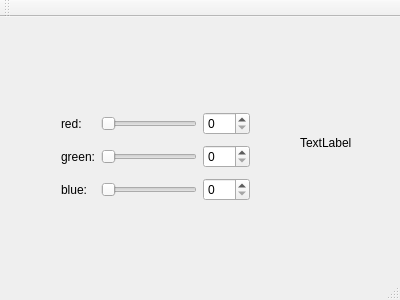
<?xml version="1.0" encoding="UTF-8"?>
<ui version="4.0">
 <class>MainWindow</class>
 <widget class="QMainWindow" name="MainWindow">
  <property name="geometry">
   <rect>
    <x>0</x>
    <y>0</y>
    <width>400</width>
    <height>300</height>
   </rect>
  </property>
  <property name="windowTitle">
   <string>MainWindow</string>
  </property>
  <widget class="QWidget" name="centralWidget">
   <widget class="QWidget" name="gridLayoutWidget">
    <property name="geometry">
     <rect>
      <x>50</x>
      <y>80</y>
      <width>211</width>
      <height>122</height>
     </rect>
    </property>
    <layout class="QGridLayout" name="gridLayout">
     <item row="2" column="1">
      <widget class="QSlider" name="horizontalSliderGreen">
       <property name="orientation">
        <enum>Qt::Horizontal</enum>
       </property>
      </widget>
     </item>
     <item row="1" column="2">
      <widget class="QSpinBox" name="spinBoxRed">
       <property name="maximum">
        <number>255</number>
       </property>
      </widget>
     </item>
     <item row="2" column="0">
      <widget class="QLabel" name="labelGreen">
       <property name="text">
        <string>green:</string>
       </property>
      </widget>
     </item>
     <item row="3" column="0">
      <widget class="QLabel" name="labelBlue">
       <property name="text">
        <string>blue:</string>
       </property>
      </widget>
     </item>
     <item row="3" column="2">
      <widget class="QSpinBox" name="spinBoxBlue">
       <property name="maximum">
        <number>255</number>
       </property>
      </widget>
     </item>
     <item row="3" column="1">
      <widget class="QSlider" name="horizontalSliderBlue">
       <property name="orientation">
        <enum>Qt::Horizontal</enum>
       </property>
      </widget>
     </item>
     <item row="1" column="0">
      <widget class="QLabel" name="labelRed">
       <property name="text">
        <string>red:</string>
       </property>
      </widget>
     </item>
     <item row="2" column="2">
      <widget class="QSpinBox" name="spinBoxGreen">
       <property name="maximum">
        <number>255</number>
       </property>
      </widget>
     </item>
     <item row="1" column="1">
      <widget class="QSlider" name="horizontalSliderRed">
       <property name="orientation">
        <enum>Qt::Horizontal</enum>
       </property>
      </widget>
     </item>
    </layout>
   </widget>
   <widget class="QLabel" name="colorLabel">
    <property name="geometry">
     <rect>
      <x>300</x>
      <y>100</y>
      <width>62</width>
      <height>51</height>
     </rect>
    </property>
    <property name="text">
     <string>TextLabel</string>
    </property>
   </widget>
  </widget>
  <widget class="QToolBar" name="mainToolBar">
   <attribute name="toolBarArea">
    <enum>TopToolBarArea</enum>
   </attribute>
   <attribute name="toolBarBreak">
    <bool>false</bool>
   </attribute>
  </widget>
  <widget class="QStatusBar" name="statusBar"/>
 </widget>
 <layoutdefault spacing="6" margin="11"/>
 <resources/>
 <connections>
  <connection>
   <sender>spinBoxRed</sender>
   <signal>valueChanged(int)</signal>
   <receiver>horizontalSliderRed</receiver>
   <slot>setValue(int)</slot>
   <hints>
    <hint type="sourcelabel">
     <x>231</x>
     <y>122</y>
    </hint>
    <hint type="destinationlabel">
     <x>172</x>
     <y>118</y>
    </hint>
   </hints>
  </connection>
  <connection>
   <sender>horizontalSliderRed</sender>
   <signal>valueChanged(int)</signal>
   <receiver>spinBoxRed</receiver>
   <slot>setValue(int)</slot>
   <hints>
    <hint type="sourcelabel">
     <x>127</x>
     <y>118</y>
    </hint>
    <hint type="destinationlabel">
     <x>231</x>
     <y>110</y>
    </hint>
   </hints>
  </connection>
  <connection>
   <sender>spinBoxGreen</sender>
   <signal>valueChanged(int)</signal>
   <receiver>horizontalSliderGreen</receiver>
   <slot>setValue(int)</slot>
   <hints>
    <hint type="sourcelabel">
     <x>232</x>
     <y>159</y>
    </hint>
    <hint type="destinationlabel">
     <x>180</x>
     <y>157</y>
    </hint>
   </hints>
  </connection>
  <connection>
   <sender>horizontalSliderGreen</sender>
   <signal>valueChanged(int)</signal>
   <receiver>spinBoxGreen</receiver>
   <slot>setValue(int)</slot>
   <hints>
    <hint type="sourcelabel">
     <x>102</x>
     <y>157</y>
    </hint>
    <hint type="destinationlabel">
     <x>240</x>
     <y>152</y>
    </hint>
   </hints>
  </connection>
  <connection>
   <sender>spinBoxBlue</sender>
   <signal>valueChanged(int)</signal>
   <receiver>horizontalSliderBlue</receiver>
   <slot>setValue(int)</slot>
   <hints>
    <hint type="sourcelabel">
     <x>216</x>
     <y>190</y>
    </hint>
    <hint type="destinationlabel">
     <x>181</x>
     <y>194</y>
    </hint>
   </hints>
  </connection>
  <connection>
   <sender>horizontalSliderBlue</sender>
   <signal>valueChanged(int)</signal>
   <receiver>spinBoxBlue</receiver>
   <slot>setValue(int)</slot>
   <hints>
    <hint type="sourcelabel">
     <x>101</x>
     <y>191</y>
    </hint>
    <hint type="destinationlabel">
     <x>238</x>
     <y>193</y>
    </hint>
   </hints>
  </connection>
 </connections>
</ui>
